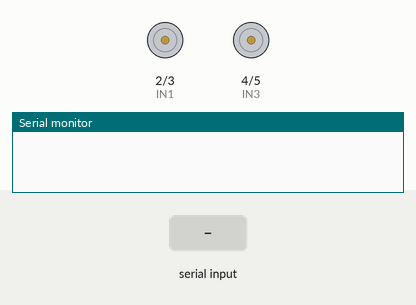
Simulated run of this sketch. Board: Arduino Uno, built with avr-gcc and run on an emulated ATmega328P. Shown: motor-driver pin pairs drawn as motors (green arrow = first pin HIGH = forward, orange = second pin HIGH = backward, longer = more drive, scaled by the enable pin), the last lines printed to the serial monitor. The test bench sets the inputs (shaded band).

Above: at 1.2 s.
1.3 s: "F" received over Serial
At 2.1 s:
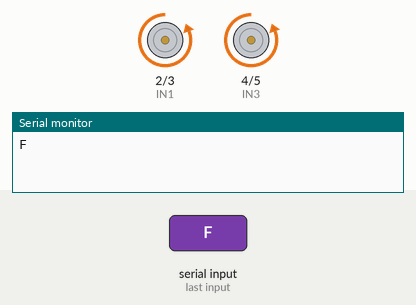
3.8 s: "B" received over Serial
At 4.6 s:
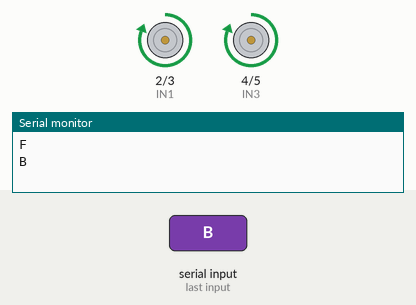
6.3 s: "L" received over Serial
At 7.1 s:
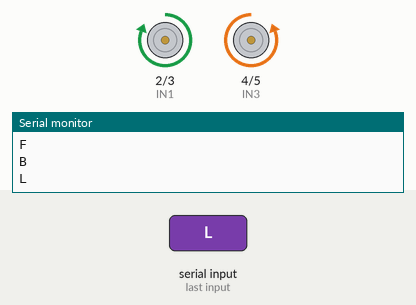
8.8 s: "R" received over Serial
At 9.6 s:
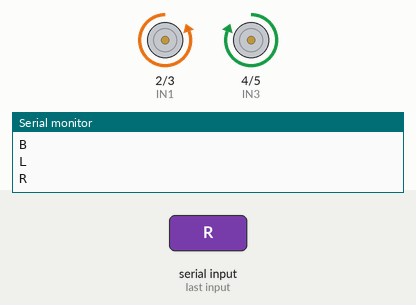
Timing chart, 0 to 11.8 s (numbered marks = the images above; inputs shaded):
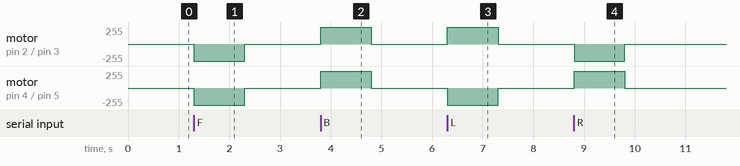

The sketch:

Car_BLE_HC06.ino
```cpp
#define IN1 2
#define IN2 3
#define IN3 4
#define IN4 5

#define ENA 9
#define ENB 10

#define Speed 255
#define TIMEOUT 1000  // 1000 ms = 1 seconde

unsigned long lastCommandTime = 0;

void setup() {
  Serial.begin(9600);
  pinMode(IN1, OUTPUT);
  pinMode(IN2, OUTPUT);
  pinMode(IN3, OUTPUT);
  pinMode(IN4, OUTPUT);
  pinMode(ENA, OUTPUT);
  pinMode(ENB, OUTPUT);

  Stop(); // Démarre arrêté
}

void loop() {
  if (Serial.available() > 0) {
    char value = Serial.read();
    Serial.println(value);

    lastCommandTime = millis();  // met à jour le temps du dernier ordre

    if (value == 'F') {
      Forward();
    } else if (value == 'B') {
      Backward();
    } else if (value == 'S') {
      Stop();
    } else if (value == 'L') {
      Left();
    } else if (value == 'R') {
      Right();
    }
  }

  // Vérifie si le temps sans commande dépasse TIMEOUT
  if (millis() - lastCommandTime > TIMEOUT) {
    Stop();
  }
}

void Forward() {
  analogWrite(ENA, Speed);
  analogWrite(ENB, Speed);
  digitalWrite(IN1, LOW);
  digitalWrite(IN2, HIGH);
  digitalWrite(IN3, LOW);
  digitalWrite(IN4, HIGH);
}
void Backward() {
  analogWrite(ENA, Speed);
  analogWrite(ENB, Speed);
  digitalWrite(IN1, HIGH);
  digitalWrite(IN2, LOW);
  digitalWrite(IN3, HIGH);
  digitalWrite(IN4, LOW);
}
void Stop() {
  digitalWrite(IN1, LOW);
  digitalWrite(IN2, LOW);
  digitalWrite(IN3, LOW);
  digitalWrite(IN4, LOW);
}
void Left() {
  analogWrite(ENA, Speed);
  analogWrite(ENB, Speed);
  digitalWrite(IN1, HIGH);
  digitalWrite(IN2, LOW);
  digitalWrite(IN3, LOW);
  digitalWrite(IN4, HIGH);
}
void Right() {
  analogWrite(ENA, Speed);
  analogWrite(ENB, Speed);
  digitalWrite(IN1, LOW);
  digitalWrite(IN2, HIGH);
  digitalWrite(IN3, HIGH);
  digitalWrite(IN4, LOW);
}
```

Measured:
- after the input at 1.3 s, motor on pin 2 (IN1) / pin 3 (IN2), motor on pin 4 (IN3) / pin 5 (IN4): stopped → backward 255/255 at once, → stopped 1.0 s later
- after the input at 3.8 s, motor on pin 2 (IN1) / pin 3 (IN2), motor on pin 4 (IN3) / pin 5 (IN4): stopped → forward 255/255 at once, → stopped 1.0 s later
- after the input at 6.3 s, motor on pin 2 (IN1) / pin 3 (IN2): stopped → forward 255/255 at once, → stopped 1.0 s later; motor on pin 4 (IN3) / pin 5 (IN4): stopped → backward 255/255 at once, → stopped 1.0 s later
- after the input at 8.8 s, motor on pin 2 (IN1) / pin 3 (IN2): stopped → backward 255/255 at once, → stopped 1.0 s later; motor on pin 4 (IN3) / pin 5 (IN4): stopped → forward 255/255 at once, → stopped 1.0 s later
